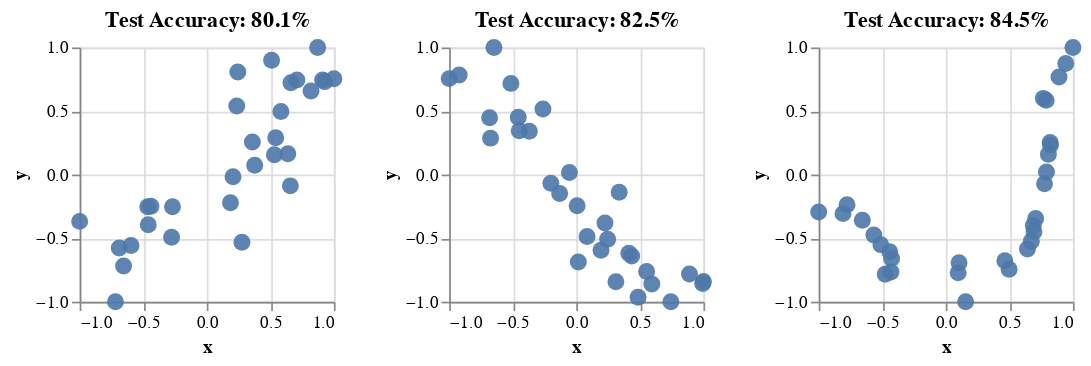

The notebook cell this image was saved under:
### Code cell
import altair as alt

def get_plot(df, w=150, title="", color=False):
    encodings = dict(
        x=alt.X("0", axis=alt.Axis(labels=True), title="x"),
        y=alt.Y("1", axis=alt.Axis(labels=True), title="y"),
    )
    if color:
        encodings["color"] =  alt.Color(
            "smoothness", scale=alt.Scale(scheme="turbo"), title="Smoothness"
        )
    c = alt.Chart(df).mark_circle(size=100, line=True, opacity=0.9).encode(**encodings).properties(
        width=w,
        height=w,
        title=title,
    )
#         color=alt.Color("smoothness", scale=alt.Scale(scheme="viridis"), title="Smoothness"),
#         color=alt.Color("smoothness", scale=alt.Scale(scheme="cividis"), title="Smoothness"),
#         color=alt.Color("smoothness", scale=alt.Scale(scheme="redyellowblue"), title="Smoothness"),  # dark background good
#         color=alt.Color("smoothness", scale=alt.Scale(scheme="lightmulti"), title="Smoothness"),
    return c#.interactive()

color = False
c1 = get_plot(df[df.acc == accs[0]], title=f"Test Accuracy: {accs[0]*100:0.1f}%", color=color)
c2 = get_plot(df[df.acc == accs[1]], title=f"Test Accuracy: {accs[1]*100:0.1f}%", color=color)
c3 = get_plot(df[df.acc == accs[2]], title=f"Test Accuracy: {accs[2]*100:0.1f}%", color=color)
# c4 = get_plot(df[df.acc == accs[3]], title=f"Test Accuracy: {accs[3]*100}%")
c = (c1 | c2) | (c3)# | c4)
c
# c.properties(background="#000")

### Figure 1 — Vega-Lite specification as saved in the notebook (floating-point values rounded to 4 significant figures)
{"config": {"view": {"continuousWidth": 400, "continuousHeight": 300}}, "hconcat": [{"data": {"name": "data-0c19cc2305613461dffa1ae5e8815a78"}, "mark": {"type": "circle", "line": true, "opacity": 0.9, "size": 100}, "encoding": {"x": {"type": "quantitative", "axis": {"labels": true}, "field": "0", "title": "x"}, "y": {"type": "quantitative", "axis": {"labels": true}, "field": "1", "title": "y"}}, "height": 150, "title": "Test Accuracy: 80.1%", "width": 150}, {"data": {"name": "data-f5c8397ad244e3af2ddbfe4cf3c5975c"}, "mark": {"type": "circle", "line": true, "opacity": 0.9, "size": 100}, "encoding": {"x": {"type": "quantitative", "axis": {"labels": true}, "field": "0", "title": "x"}, "y": {"type": "quantitative", "axis": {"labels": true}, "field": "1", "title": "y"}}, "height": 150, "title": "Test Accuracy: 82.5%", "width": 150}, {"data": {"name": "data-433fbca0872ff316448ceb5fc7b9383e"}, "mark": {"type": "circle", "line": true, "opacity": 0.9, "size": 100}, "encoding": {"x": {"type": "quantitative", "axis": {"labels": true}, "field": "0", "title": "x"}, "y": {"type": "quantitative", "axis": {"labels": true}, "field": "1", "title": "y"}}, "height": 150, "title": "Test Accuracy: 84.5%", "width": 150}], "$schema": "https://vega.github.io/schema/vega-lite/v4.8.1.json", "datasets": {"data-0c19cc2305613461dffa1ae5e8815a78": [{"0": 0.5096, "1": 0.8999, "smoothness": 0.0, "n_train": 780, "sampling": "random", "noise_model": "CKL", "seed": 10.0, "dataset": "human", "acc": 0.801, "n": 30, "col": "80.10000000000001%"}, {"0": 1.0, "1": 0.7531, "smoothness": 0.03448, "n_train": 780, "sampling": "random", "noise_model": "CKL", "seed": 10.0, "dataset": "human", "acc": 0.801, "n": 30, "col": "80.10000000000001%"}, {"0": 0.2441, "1": 0.8062, "smoothness": 0.06897, "n_train": 780, "sampling": "random", "noise_model": "CKL", "seed": 10.0, "dataset": "human", "acc": 0.801, "n": 30, "col": "80.10000000000001%"}, {"0": 0.8721, "1": 1.0, "smoothness": 0.1034, "n_train": 780, "sampling": "random", "noise_model": "CKL", "seed": 10.0, "dataset": "human", "acc": 0.801, "n": 30, "col": "80.10000000000001%"}, {"0": 0.9109, "1": 0.745, "smoothness": 0.1379, "n_train": 780, "sampling": "random", "noise_model": "CKL", "seed": 10.0, "dataset": "human", "acc": 0.801, "n": 30, "col": "80.10000000000001%"}, {"0": 0.9271, "1": 0.7311, "smoothness": 0.1724, "n_train": 780, "sampling": "random", "noise_model": "CKL", "seed": 10.0, "dataset": "human", "acc": 0.801, "n": 30, "col": "80.10000000000001%"}, {"0": 0.6617, "1": 0.7232, "smoothness": 0.2069, "n_train": 780, "sampling": "random", "noise_model": "CKL", "seed": 10.0, "dataset": "human", "acc": 0.801, "n": 30, "col": "80.10000000000001%"}, {"0": 0.709, "1": 0.7449, "smoothness": 0.2414, "n_train": 780, "sampling": "random", "noise_model": "CKL", "seed": 10.0, "dataset": "human", "acc": 0.801, "n": 30, "col": "80.10000000000001%"}, {"0": 0.8199, "1": 0.6569, "smoothness": 0.2759, "n_train": 780, "sampling": "random", "noise_model": "CKL", "seed": 10.0, "dataset": "human", "acc": 0.801, "n": 30, "col": "80.10000000000001%"}, {"0": 0.2357, "1": 0.5395, "smoothness": 0.3103, "n_train": 780, "sampling": "random", "noise_model": "CKL", "seed": 10.0, "dataset": "human", "acc": 0.801, "n": 30, "col": "80.10000000000001%"}, {"0": 0.5831, "1": 0.4966, "smoothness": 0.3448, "n_train": 780, "sampling": "random", "noise_model": "CKL", "seed": 10.0, "dataset": "human", "acc": 0.801, "n": 30, "col": "80.10000000000001%"}, {"0": 0.5424, "1": 0.2895, "smoothness": 0.3793, "n_train": 780, "sampling": "random", "noise_model": "CKL", "seed": 10.0, "dataset": "human", "acc": 0.801, "n": 30, "col": "80.10000000000001%"}, {"0": 0.5316, "1": 0.156, "smoothness": 0.4138, "n_train": 780, "sampling": "random", "noise_model": "CKL", "seed": 10.0, "dataset": "human", "acc": 0.801, "n": 30, "col": "80.10000000000001%"}, {"0": 0.6376, "1": 0.1633, "smoothness": 0.4483, "n_train": 780, "sampling": "random", "noise_model": "CKL", "seed": 10.0, "dataset": "human", "acc": 0.801, "n": 30, "col": "80.10000000000001%"}, {"0": 0.3585, "1": 0.2571, "smoothness": 0.4828, "n_train": 780, "sampling": "random", "noise_model": "CKL", "seed": 10.0, "dataset": "human", "acc": 0.801, "n": 30, "col": "80.10000000000001%"}, {"0": 0.3769, "1": 0.0729, "smoothness": 0.5172, "n_train": 780, "sampling": "random", "noise_model": "CKL", "seed": 10.0, "dataset": "human", "acc": 0.801, "n": 30, "col": "80.10000000000001%"}, {"0": 0.6573, "1": -0.08869, "smoothness": 0.5517, "n_train": 780, "sampling": "random", "noise_model": "CKL", "seed": 10.0, "dataset": "human", "acc": 0.801, "n": 30, "col": "80.10000000000001%"}, {"0": 0.1864, "1": -0.2214, "smoothness": 0.5862, "n_train": 780, "sampling": "random", "noise_model": "CKL", "seed": 10.0, "dataset": "human", "acc": 0.801, "n": 30, "col": "80.10000000000001%"}, {"0": 0.2065, "1": -0.01758, "smoothness": 0.6207, "n_train": 780, "sampling": "random", "noise_model": "CKL", "seed": 10.0, "dataset": "human", "acc": 0.801, "n": 30, "col": "80.10000000000001%"}, {"0": 0.2764, "1": -0.5316, "smoothness": 0.6552, "n_train": 780, "sampling": "random", "noise_model": "CKL", "seed": 10.0, "dataset": "human", "acc": 0.801, "n": 30, "col": "80.10000000000001%"}, {"0": -0.2699, "1": -0.2532, "smoothness": 0.6897, "n_train": 780, "sampling": "random", "noise_model": "CKL", "seed": 10.0, "dataset": "human", "acc": 0.801, "n": 30, "col": "80.10000000000001%"}, {"0": -0.4648, "1": -0.2525, "smoothness": 0.7241, "n_train": 780, "sampling": "random", "noise_model": "CKL", "seed": 10.0, "dataset": "human", "acc": 0.801, "n": 30, "col": "80.10000000000001%"}, {"0": -0.4395, "1": -0.2493, "smoothness": 0.7586, "n_train": 780, "sampling": "random", "noise_model": "CKL", "seed": 10.0, "dataset": "human", "acc": 0.801, "n": 30, "col": "80.10000000000001%"}, {"0": -0.2771, "1": -0.4926, "smoothness": 0.7931, "n_train": 780, "sampling": "random", "noise_model": "CKL", "seed": 10.0, "dataset": "human", "acc": 0.801, "n": 30, "col": "80.10000000000001%"}, {"0": -0.6888, "1": -0.577, "smoothness": 0.8276, "n_train": 780, "sampling": "random", "noise_model": "CKL", "seed": 10.0, "dataset": "human", "acc": 0.801, "n": 30, "col": "80.10000000000001%"}, {"0": -0.4605, "1": -0.394, "smoothness": 0.8621, "n_train": 780, "sampling": "random", "noise_model": "CKL", "seed": 10.0, "dataset": "human", "acc": 0.801, "n": 30, "col": "80.10000000000001%"}, {"0": -1.0, "1": -0.3681, "smoothness": 0.8966, "n_train": 780, "sampling": "random", "noise_model": "CKL", "seed": 10.0, "dataset": "human", "acc": 0.801, "n": 30, "col": "80.10000000000001%"}, {"0": -0.596, "1": -0.5581, "smoothness": 0.931, "n_train": 780, "sampling": "random", "noise_model": "CKL", "seed": 10.0, "dataset": "human", "acc": 0.801, "n": 30, "col": "80.10000000000001%"}, {"0": -0.6547, "1": -0.7185, "smoothness": 0.9655, "n_train": 780, "sampling": "random", "noise_model": "CKL", "seed": 10.0, "dataset": "human", "acc": 0.801, "n": 30, "col": "80.10000000000001%"}, {"0": -0.7185, "1": -1.0, "smoothness": 1.0, "n_train": 780, "sampling": "random", "noise_model": "CKL", "seed": 10.0, "dataset": "human", "acc": 0.801, "n": 30, "col": "80.10000000000001%"}], "data-f5c8397ad244e3af2ddbfe4cf3c5975c": [{"0": 1.0, "1": -0.8418, "smoothness": 0.0, "n_train": 2100, "sampling": "random", "noise_model": "CKL", "seed": 3.0, "dataset": "human", "acc": 0.825, "n": 30, "col": "82.5%"}, {"0": 0.9942, "1": -0.8575, "smoothness": 0.03448, "n_train": 2100, "sampling": "random", "noise_model": "CKL", "seed": 3.0, "dataset": "human", "acc": 0.825, "n": 30, "col": "82.5%"}, {"0": 0.8901, "1": -0.7818, "smoothness": 0.06897, "n_train": 2100, "sampling": "random", "noise_model": "CKL", "seed": 3.0, "dataset": "human", "acc": 0.825, "n": 30, "col": "82.5%"}, {"0": 0.7439, "1": -1.0, "smoothness": 0.1034, "n_train": 2100, "sampling": "random", "noise_model": "CKL", "seed": 3.0, "dataset": "human", "acc": 0.825, "n": 30, "col": "82.5%"}, {"0": 0.5941, "1": -0.8616, "smoothness": 0.1379, "n_train": 2100, "sampling": "random", "noise_model": "CKL", "seed": 3.0, "dataset": "human", "acc": 0.825, "n": 30, "col": "82.5%"}, {"0": 0.5531, "1": -0.7618, "smoothness": 0.1724, "n_train": 2100, "sampling": "random", "noise_model": "CKL", "seed": 3.0, "dataset": "human", "acc": 0.825, "n": 30, "col": "82.5%"}, {"0": 0.4859, "1": -0.9651, "smoothness": 0.2069, "n_train": 2100, "sampling": "random", "noise_model": "CKL", "seed": 3.0, "dataset": "human", "acc": 0.825, "n": 30, "col": "82.5%"}, {"0": 0.4359, "1": -0.6397, "smoothness": 0.2414, "n_train": 2100, "sampling": "random", "noise_model": "CKL", "seed": 3.0, "dataset": "human", "acc": 0.825, "n": 30, "col": "82.5%"}, {"0": 0.3115, "1": -0.8422, "smoothness": 0.2759, "n_train": 2100, "sampling": "random", "noise_model": "CKL", "seed": 3.0, "dataset": "human", "acc": 0.825, "n": 30, "col": "82.5%"}, {"0": 0.4133, "1": -0.6181, "smoothness": 0.3103, "n_train": 2100, "sampling": "random", "noise_model": "CKL", "seed": 3.0, "dataset": "human", "acc": 0.825, "n": 30, "col": "82.5%"}, {"0": 0.1943, "1": -0.5958, "smoothness": 0.3448, "n_train": 2100, "sampling": "random", "noise_model": "CKL", "seed": 3.0, "dataset": "human", "acc": 0.825, "n": 30, "col": "82.5%"}, {"0": 0.01589, "1": -0.6877, "smoothness": 0.3793, "n_train": 2100, "sampling": "random", "noise_model": "CKL", "seed": 3.0, "dataset": "human", "acc": 0.825, "n": 30, "col": "82.5%"}, {"0": 0.2464, "1": -0.5082, "smoothness": 0.4138, "n_train": 2100, "sampling": "random", "noise_model": "CKL", "seed": 3.0, "dataset": "human", "acc": 0.825, "n": 30, "col": "82.5%"}, {"0": 0.08468, "1": -0.4872, "smoothness": 0.4483, "n_train": 2100, "sampling": "random", "noise_model": "CKL", "seed": 3.0, "dataset": "human", "acc": 0.825, "n": 30, "col": "82.5%"}, {"0": 0.2254, "1": -0.3813, "smoothness": 0.4828, "n_train": 2100, "sampling": "random", "noise_model": "CKL", "seed": 3.0, "dataset": "human", "acc": 0.825, "n": 30, "col": "82.5%"}, {"0": 0.3372, "1": -0.1384, "smoothness": 0.5172, "n_train": 2100, "sampling": "random", "noise_model": "CKL", "seed": 3.0, "dataset": "human", "acc": 0.825, "n": 30, "col": "82.5%"}, {"0": 0.006496, "1": -0.2451, "smoothness": 0.5517, "n_train": 2100, "sampling": "random", "noise_model": "CKL", "seed": 3.0, "dataset": "human", "acc": 0.825, "n": 30, "col": "82.5%"}, {"0": -0.05406, "1": 0.01638, "smoothness": 0.5862, "n_train": 2100, "sampling": "random", "noise_model": "CKL", "seed": 3.0, "dataset": "human", "acc": 0.825, "n": 30, "col": "82.5%"}, {"0": -0.1309, "1": -0.1492, "smoothness": 0.6207, "n_train": 2100, "sampling": "random", "noise_model": "CKL", "seed": 3.0, "dataset": "human", "acc": 0.825, "n": 30, "col": "82.5%"}, {"0": -0.1999, "1": -0.06778, "smoothness": 0.6552, "n_train": 2100, "sampling": "random", "noise_model": "CKL", "seed": 3.0, "dataset": "human", "acc": 0.825, "n": 30, "col": "82.5%"}, {"0": -0.4493, "1": 0.3443, "smoothness": 0.6897, "n_train": 2100, "sampling": "random", "noise_model": "CKL", "seed": 3.0, "dataset": "human", "acc": 0.825, "n": 30, "col": "82.5%"}, {"0": -0.4566, "1": 0.4509, "smoothness": 0.7241, "n_train": 2100, "sampling": "random", "noise_model": "CKL", "seed": 3.0, "dataset": "human", "acc": 0.825, "n": 30, "col": "82.5%"}, {"0": -0.3697, "1": 0.3406, "smoothness": 0.7586, "n_train": 2100, "sampling": "random", "noise_model": "CKL", "seed": 3.0, "dataset": "human", "acc": 0.825, "n": 30, "col": "82.5%"}, {"0": -0.2623, "1": 0.5154, "smoothness": 0.7931, "n_train": 2100, "sampling": "random", "noise_model": "CKL", "seed": 3.0, "dataset": "human", "acc": 0.825, "n": 30, "col": "82.5%"}, {"0": -0.6743, "1": 0.2866, "smoothness": 0.8276, "n_train": 2100, "sampling": "random", "noise_model": "CKL", "seed": 3.0, "dataset": "human", "acc": 0.825, "n": 30, "col": "82.5%"}, {"0": -0.6821, "1": 0.4477, "smoothness": 0.8621, "n_train": 2100, "sampling": "random", "noise_model": "CKL", "seed": 3.0, "dataset": "human", "acc": 0.825, "n": 30, "col": "82.5%"}, {"0": -0.5143, "1": 0.7173, "smoothness": 0.8966, "n_train": 2100, "sampling": "random", "noise_model": "CKL", "seed": 3.0, "dataset": "human", "acc": 0.825, "n": 30, "col": "82.5%"}, {"0": -0.9213, "1": 0.7838, "smoothness": 0.931, "n_train": 2100, "sampling": "random", "noise_model": "CKL", "seed": 3.0, "dataset": "human", "acc": 0.825, "n": 30, "col": "82.5%"}, {"0": -1.0, "1": 0.7548, "smoothness": 0.9655, "n_train": 2100, "sampling": "random", "noise_model": "CKL", "seed": 3.0, "dataset": "human", "acc": 0.825, "n": 30, "col": "82.5%"}, {"0": -0.6477, "1": 1.0, "smoothness": 1.0, "n_train": 2100, "sampling": "random", "noise_model": "CKL", "seed": 3.0, "dataset": "human", "acc": 0.825, "n": 30, "col": "82.5%"}], "data-433fbca0872ff316448ceb5fc7b9383e": [{"0": 1.0, "1": 1.0, "smoothness": 0.0, "n_train": 3600, "sampling": "active", "noise_model": "CKL", "seed": null, "dataset": "human", "acc": 0.845, "n": 30, "col": "84.5%"}, {"0": 0.9436, "1": 0.8736, "smoothness": 0.03448, "n_train": 3600, "sampling": "active", "noise_model": "CKL", "seed": null, "dataset": "human", "acc": 0.845, "n": 30, "col": "84.5%"}, {"0": 0.8903, "1": 0.7669, "smoothness": 0.06897, "n_train": 3600, "sampling": "active", "noise_model": "CKL", "seed": null, "dataset": "human", "acc": 0.845, "n": 30, "col": "84.5%"}, {"0": 0.7898, "1": 0.5837, "smoothness": 0.1034, "n_train": 3600, "sampling": "active", "noise_model": "CKL", "seed": null, "dataset": "human", "acc": 0.845, "n": 30, "col": "84.5%"}, {"0": 0.7672, "1": 0.5996, "smoothness": 0.1379, "n_train": 3600, "sampling": "active", "noise_model": "CKL", "seed": null, "dataset": "human", "acc": 0.845, "n": 30, "col": "84.5%"}, {"0": 0.8208, "1": 0.2526, "smoothness": 0.1724, "n_train": 3600, "sampling": "active", "noise_model": "CKL", "seed": null, "dataset": "human", "acc": 0.845, "n": 30, "col": "84.5%"}, {"0": 0.8238, "1": 0.2318, "smoothness": 0.2069, "n_train": 3600, "sampling": "active", "noise_model": "CKL", "seed": null, "dataset": "human", "acc": 0.845, "n": 30, "col": "84.5%"}, {"0": 0.8067, "1": 0.1605, "smoothness": 0.2414, "n_train": 3600, "sampling": "active", "noise_model": "CKL", "seed": null, "dataset": "human", "acc": 0.845, "n": 30, "col": "84.5%"}, {"0": 0.7916, "1": 0.02015, "smoothness": 0.2759, "n_train": 3600, "sampling": "active", "noise_model": "CKL", "seed": null, "dataset": "human", "acc": 0.845, "n": 30, "col": "84.5%"}, {"0": 0.7763, "1": -0.07217, "smoothness": 0.3103, "n_train": 3600, "sampling": "active", "noise_model": "CKL", "seed": null, "dataset": "human", "acc": 0.845, "n": 30, "col": "84.5%"}, {"0": 0.707, "1": -0.3447, "smoothness": 0.3448, "n_train": 3600, "sampling": "active", "noise_model": "CKL", "seed": null, "dataset": "human", "acc": 0.845, "n": 30, "col": "84.5%"}, {"0": 0.6879, "1": -0.4009, "smoothness": 0.3793, "n_train": 3600, "sampling": "active", "noise_model": "CKL", "seed": null, "dataset": "human", "acc": 0.845, "n": 30, "col": "84.5%"}, {"0": 0.6938, "1": -0.4498, "smoothness": 0.4138, "n_train": 3600, "sampling": "active", "noise_model": "CKL", "seed": null, "dataset": "human", "acc": 0.845, "n": 30, "col": "84.5%"}, {"0": 0.6727, "1": -0.5244, "smoothness": 0.4483, "n_train": 3600, "sampling": "active", "noise_model": "CKL", "seed": null, "dataset": "human", "acc": 0.845, "n": 30, "col": "84.5%"}, {"0": 0.6425, "1": -0.586, "smoothness": 0.4828, "n_train": 3600, "sampling": "active", "noise_model": "CKL", "seed": null, "dataset": "human", "acc": 0.845, "n": 30, "col": "84.5%"}, {"0": 0.4978, "1": -0.745, "smoothness": 0.5172, "n_train": 3600, "sampling": "active", "noise_model": "CKL", "seed": null, "dataset": "human", "acc": 0.845, "n": 30, "col": "84.5%"}, {"0": 0.4643, "1": -0.678, "smoothness": 0.5517, "n_train": 3600, "sampling": "active", "noise_model": "CKL", "seed": null, "dataset": "human", "acc": 0.845, "n": 30, "col": "84.5%"}, {"0": 0.1559, "1": -1.0, "smoothness": 0.5862, "n_train": 3600, "sampling": "active", "noise_model": "CKL", "seed": null, "dataset": "human", "acc": 0.845, "n": 30, "col": "84.5%"}, {"0": 0.09694, "1": -0.7727, "smoothness": 0.6207, "n_train": 3600, "sampling": "active", "noise_model": "CKL", "seed": null, "dataset": "human", "acc": 0.845, "n": 30, "col": "84.5%"}, {"0": 0.1043, "1": -0.6938, "smoothness": 0.6552, "n_train": 3600, "sampling": "active", "noise_model": "CKL", "seed": null, "dataset": "human", "acc": 0.845, "n": 30, "col": "84.5%"}, {"0": -0.4767, "1": -0.7846, "smoothness": 0.6897, "n_train": 3600, "sampling": "active", "noise_model": "CKL", "seed": null, "dataset": "human", "acc": 0.845, "n": 30, "col": "84.5%"}, {"0": -0.4312, "1": -0.7667, "smoothness": 0.7241, "n_train": 3600, "sampling": "active", "noise_model": "CKL", "seed": null, "dataset": "human", "acc": 0.845, "n": 30, "col": "84.5%"}, {"0": -0.4263, "1": -0.6609, "smoothness": 0.7586, "n_train": 3600, "sampling": "active", "noise_model": "CKL", "seed": null, "dataset": "human", "acc": 0.845, "n": 30, "col": "84.5%"}, {"0": -0.4412, "1": -0.6073, "smoothness": 0.7931, "n_train": 3600, "sampling": "active", "noise_model": "CKL", "seed": null, "dataset": "human", "acc": 0.845, "n": 30, "col": "84.5%"}, {"0": -0.5111, "1": -0.5511, "smoothness": 0.8276, "n_train": 3600, "sampling": "active", "noise_model": "CKL", "seed": null, "dataset": "human", "acc": 0.845, "n": 30, "col": "84.5%"}, {"0": -0.5663, "1": -0.4744, "smoothness": 0.8621, "n_train": 3600, "sampling": "active", "noise_model": "CKL", "seed": null, "dataset": "human", "acc": 0.845, "n": 30, "col": "84.5%"}, {"0": -0.6567, "1": -0.3586, "smoothness": 0.8966, "n_train": 3600, "sampling": "active", "noise_model": "CKL", "seed": null, "dataset": "human", "acc": 0.845, "n": 30, "col": "84.5%"}, {"0": -0.7769, "1": -0.2365, "smoothness": 0.931, "n_train": 3600, "sampling": "active", "noise_model": "CKL", "seed": null, "dataset": "human", "acc": 0.845, "n": 30, "col": "84.5%"}, {"0": -0.8088, "1": -0.3071, "smoothness": 0.9655, "n_train": 3600, "sampling": "active", "noise_model": "CKL", "seed": null, "dataset": "human", "acc": 0.845, "n": 30, "col": "84.5%"}, {"0": -1.0, "1": -0.2936, "smoothness": 1.0, "n_train": 3600, "sampling": "active", "noise_model": "CKL", "seed": null, "dataset": "human", "acc": 0.845, "n": 30, "col": "84.5%"}]}}
